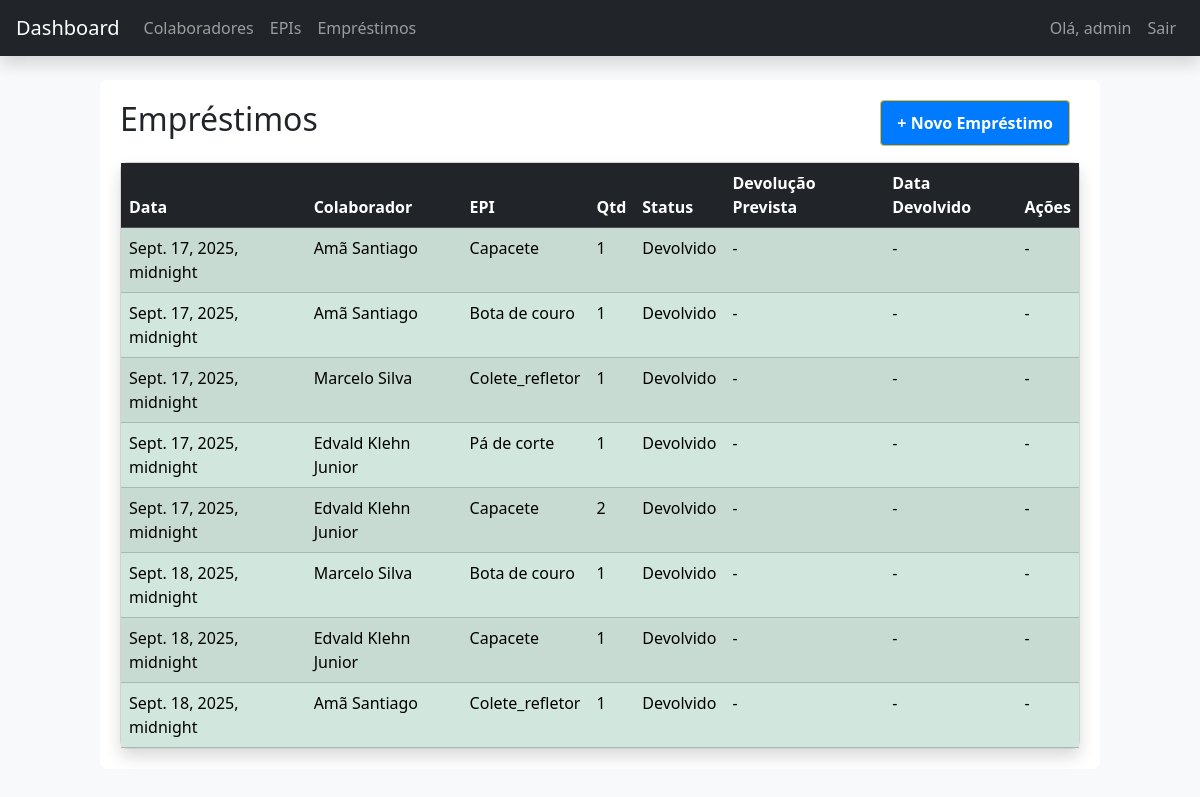
The page /emprestimos/ (signed in) on the database as committed earlier.
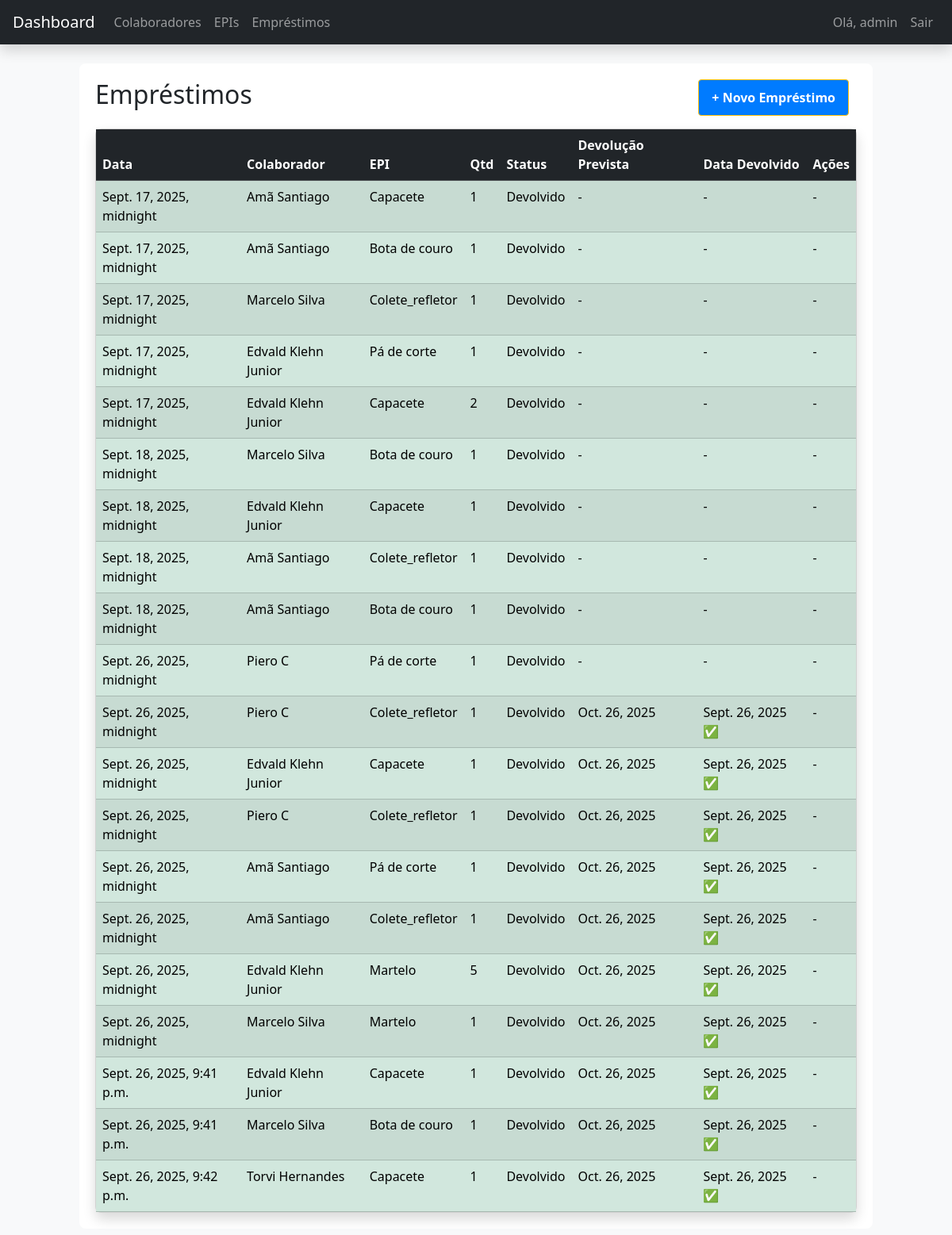
The same page on the database as committed later.
### appEpi/models.py (models this page shows, shortened)
class Emprestimo(models.Model):
    STATUS_CHOICES = [
        ('Em uso', 'Em uso'),
        ('Devolvido', 'Devolvido'),
    ]
    colaborador = models.ForeignKey(Colaborador, on_delete=models.CASCADE)
    epi = models.ForeignKey(Epi, on_delete=models.CASCADE)
    data_emprestimo = models.DateTimeField(auto_now_add=True)
    data_devolucao = models.DateField(blank=True, null=True)
    quantidade = models.PositiveIntegerField(default=1)
    status = models.CharField(max_length=10, choices=STATUS_CHOICES, default='Em uso')
    data_prevista_devolucao = models.DateField(blank=True, null=True)
    data_real_devolucao = models.DateField(blank=True, null=True)
    def devolvido_antes_do_prazo(self):
        if self.data_real_devolucao and self.data_prevista_devolucao:
            return self.data_real_devolucao < self.data_prevista_devolucao
        return False

class Colaborador(models.Model):
    nome = models.CharField(max_length=100)
    cpf = models.CharField(max_length=14, unique=True)
    funcao = models.CharField(max_length=100, default='Desconhecida')
    setor = models.CharField(max_length=100)

class Epi(models.Model):
    nome = models.CharField(max_length=100)
    descricao = models.TextField(blank=True, null=True)
    validade = models.DateField(blank=True, null=True)
    quantidade = models.PositiveIntegerField(default=0)

### appEpi/views.py (the view)
# urls.py: path('emprestimos/', views.listar_emprestimos, name='listar_emprestimos'),
@login_required
def listar_emprestimos(request):
    emprestimos = Emprestimo.objects.select_related('colaborador', 'epi').all()
    return render(request, 'emprestimos/listar.html', {'emprestimos': emprestimos})

### appEpi/templates/emprestimos/listar.html
{% extends 'base.html' %}
{% block content %}
<div class="d-flex justify-content-between align-items-center mb-3">
  <h2>Empréstimos</h2>
  <a class="btn btn-warning" href="{% url 'registrar_emprestimo' %}">+ Novo Empréstimo</a>
</div>
<div class="card shadow rounded-3">
  <div class="table-responsive">
    <table class="table table-striped table-hover mb-0">
      <thead class="table-dark">
        <tr>
          <th>Data</th>
          <th>Colaborador</th>
          <th>EPI</th>
          <th>Qtd</th>
          <th>Status</th>
          <th>Devolução Prevista</th>
          <th>Data Devolvido</th>
          <th>Ações</th>
        </tr>
      </thead>
      <tbody>
        {% for e in emprestimos %}
        <tr class="{% if e.status == 'Em uso' %}table-warning{% else %}table-success{% endif %}">
          <td>{{ e.data_emprestimo }}</td>
          <td>{{ e.colaborador.nome }}</td>
          <td>{{ e.epi.nome }}</td>
          <td>{{ e.quantidade }}</td>
          <td>{{ e.status }}</td>
          <td>
            {{ e.data_prevista_devolucao|default:"-" }}
          </td>
          <td>
            {% if e.data_real_devolucao %}
              {{ e.data_real_devolucao }}
              {% if e.devolvido_antes_do_prazo %}
                <span class="text-success">✅</span>
              {% endif %}
            {% else %}
              -
            {% endif %}
          </td>
          <td>
            {% if e.status == 'Em uso' %}
              <a class="btn btn-sm btn-success" href="{% url 'registrar_devolucao' e.id %}">Devolver</a>
            {% else %}
              -
            {% endif %}
          </td>
        </tr>
        {% endfor %}
      </tbody>
    </table>
  </div>
</div>
{% endblock %}

Rows that differ between the two databases and show on the page:
added Emprestimo: data_emprestimo "Sept. 18, 2025, midnight", colaborador.nome "Amã Santiago", epi.nome "Bota de couro", quantidade "1", status "Devolvido", data_prevista_devolucao "-"
added Emprestimo: data_emprestimo "Sept. 26, 2025, midnight", colaborador.nome "Piero C", epi.nome "Pá de corte", quantidade "1", status "Devolvido", data_prevista_devolucao "-"
added Emprestimo: data_emprestimo "Sept. 26, 2025, midnight", colaborador.nome "Piero C", epi.nome "Colete_refletor", quantidade "1", status "Devolvido", data_prevista_devolucao "Oct. 26, 2025", data_real_devolucao "Sept. 26, 2025"
added Emprestimo: data_emprestimo "Sept. 26, 2025, midnight", colaborador.nome "Edvald Klehn Junior", epi.nome "Capacete", quantidade "1", status "Devolvido", data_prevista_devolucao "Oct. 26, 2025", data_real_devolucao "Sept. 26, 2025"
added Emprestimo: data_emprestimo "Sept. 26, 2025, midnight", colaborador.nome "Piero C", epi.nome "Colete_refletor", quantidade "1", status "Devolvido", data_prevista_devolucao "Oct. 26, 2025", data_real_devolucao "Sept. 26, 2025"
added Emprestimo: data_emprestimo "Sept. 26, 2025, midnight", colaborador.nome "Amã Santiago", epi.nome "Pá de corte", quantidade "1", status "Devolvido", data_prevista_devolucao "Oct. 26, 2025", data_real_devolucao "Sept. 26, 2025"
added Emprestimo: data_emprestimo "Sept. 26, 2025, midnight", colaborador.nome "Amã Santiago", epi.nome "Colete_refletor", quantidade "1", status "Devolvido", data_prevista_devolucao "Oct. 26, 2025", data_real_devolucao "Sept. 26, 2025"
added Emprestimo: data_emprestimo "Sept. 26, 2025, midnight", colaborador.nome "Edvald Klehn Junior", epi.nome "Martelo", quantidade "5", status "Devolvido", data_prevista_devolucao "Oct. 26, 2025", data_real_devolucao "Sept. 26, 2025"
added Emprestimo: data_emprestimo "Sept. 26, 2025, midnight", colaborador.nome "Marcelo Silva", epi.nome "Martelo", quantidade "1", status "Devolvido", data_prevista_devolucao "Oct. 26, 2025", data_real_devolucao "Sept. 26, 2025"
added Emprestimo: data_emprestimo "Sept. 26, 2025, 9:41 p.m.", colaborador.nome "Edvald Klehn Junior", epi.nome "Capacete", quantidade "1", status "Devolvido", data_prevista_devolucao "Oct. 26, 2025", data_real_devolucao "Sept. 26, 2025"
added Emprestimo: data_emprestimo "Sept. 26, 2025, 9:41 p.m.", colaborador.nome "Marcelo Silva", epi.nome "Bota de couro", quantidade "1", status "Devolvido", data_prevista_devolucao "Oct. 26, 2025", data_real_devolucao "Sept. 26, 2025"
added Emprestimo: data_emprestimo "Sept. 26, 2025, 9:42 p.m.", colaborador.nome "Torvi Hernandes", epi.nome "Capacete", quantidade "1", status "Devolvido", data_prevista_devolucao "Oct. 26, 2025", data_real_devolucao "Sept. 26, 2025"
